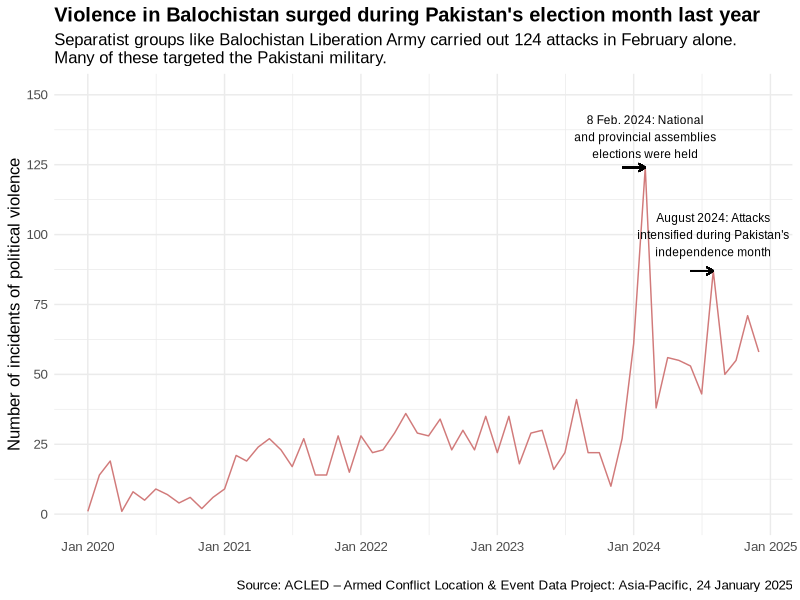
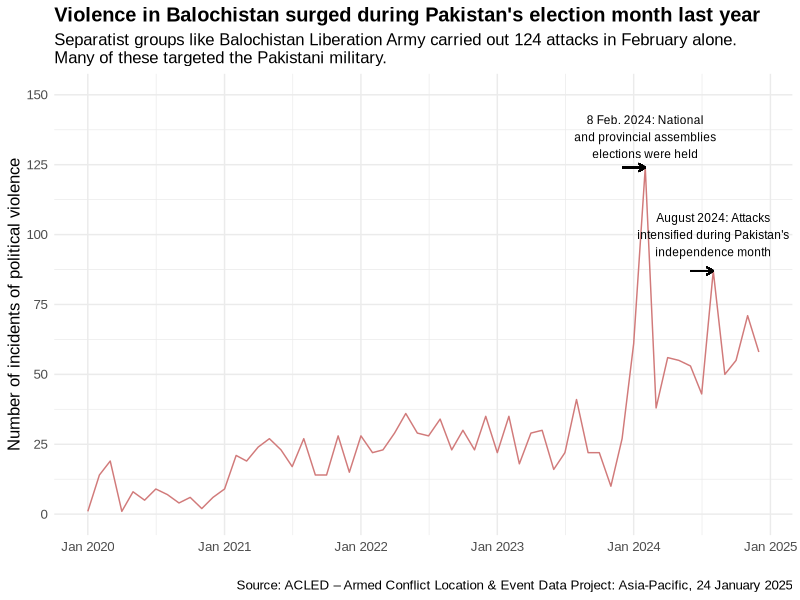

The R script that drew these images, in order:
library(ggplot2)
library(readr)
library(stringr)

setwd('~/Desktop/in-one-chart')
balochistan_df = read_csv('balochistan_cleaned.csv')



balochistan_df$month = as.Date(paste0(balochistan_df$month, "-01"))

ggplot(balochistan_df, aes(x = month, y = event_count)) +  
  geom_line(color = "#D17A7A") +
  scale_y_continuous(limits = c(0, 150),
                     breaks = seq(0, 150, 25)
                     ) +
  scale_x_date(date_breaks = "1 year",
               date_labels = "%b %Y",
               limits = c(min(balochistan_df$month), max(balochistan_df$month))) + 
  labs(
    title = str_wrap("Violence in Balochistan surged during Pakistan's election month last year", width=95),
    subtitle = str_wrap("Separatist groups like Balochistan Liberation Army carried out 124 attacks in February alone. 
                        Many of these targeted the Pakistani military.", width=95),
    x = "",
    y = "Number of incidents of political violence",
    caption = "Source: ACLED – Armed Conflict Location & Event Data Project: Asia-Pacific, 24 January 2025"
  ) +
  
  
  annotate("text", x = as.Date("2024-02-01"), y = 135, color = "black",
           label = str_wrap("8 Feb. 2024: National and provincial assemblies elections were held", width = 30), 
           size = 3, family = "Arial")  +
  geom_segment(aes(x = as.Date("2023-12-01"), xend = as.Date("2024-02-01"),
                   y = 124, yend = 124),  
               arrow = arrow(length = unit(0.2, "cm")), color = "black") +
  
  annotate("text", x = as.Date("2024-08-01"), y = 100, ccolor = "black",
           label = str_wrap("August 2024: Attacks intensified during Pakistan's independence month", width = 30), 
           size = 3, family = "Arial") + 
  geom_segment(aes(x = as.Date("2024-06-01"), xend = as.Date("2024-08-01"),
                   y = 87, yend = 87), 
               arrow = arrow(length = unit(0.2, "cm")), color = "black") +
  theme_minimal() +
  theme(
    text = element_text(family = "Arial", size = 12),
    plot.title = element_text(face = "bold"),
  )
ggsave("~/Desktop/in-one-chart/balochistan_attacks_1.0.jpeg")
